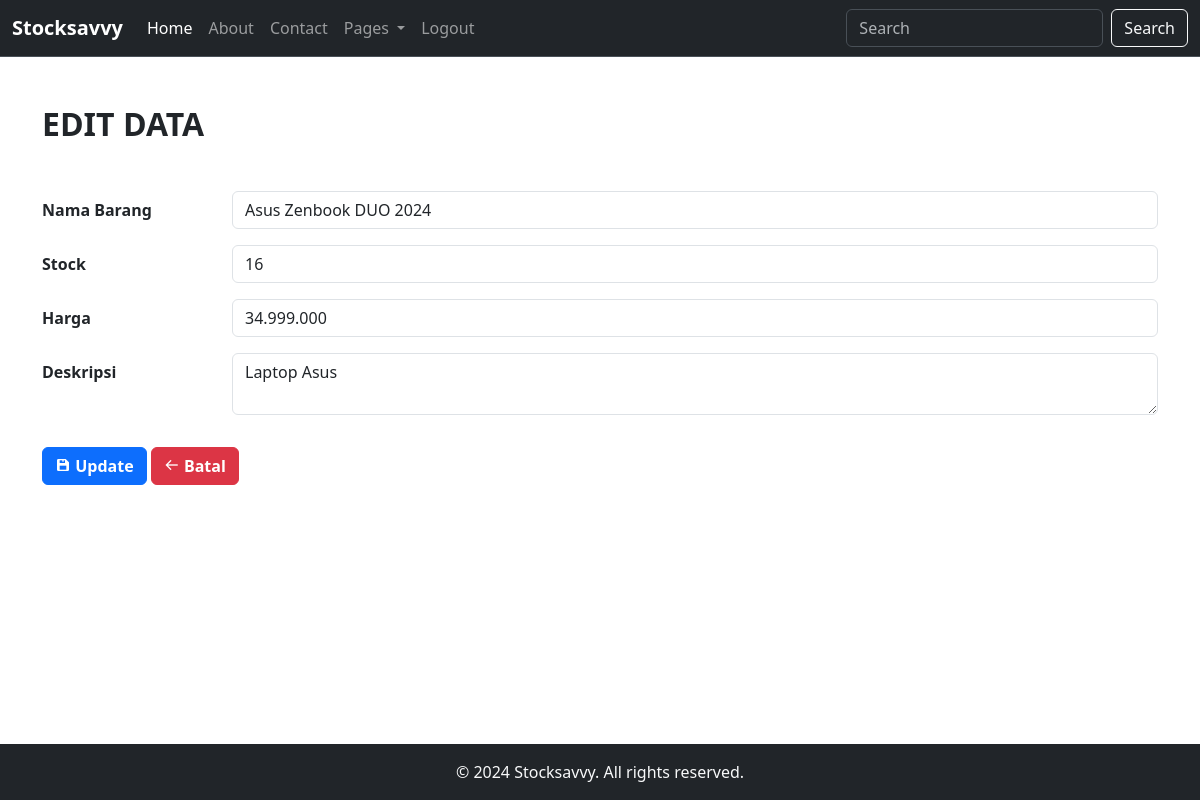
The app's page /edit.php?id=2&type=inventory&redirect=index.php (signed in) with its own data.
### tables this page shows
CREATE TABLE `tb_inventory` (
  `id` int(11) NOT NULL,
  `nama_barang` varchar(50) NOT NULL,
  `stock` int(11) NOT NULL,
  `harga` varchar(25) NOT NULL,
  `deskripsi` varchar(50) NOT NULL
);

### edit.php (the view, shortened to what this page needs)
<?php
include 'koneksi.php';
if (isset($_GET['id']) && isset($_GET['type']) && isset($_GET['redirect'])) {
    $id = $_GET['id'];
    $type = $_GET['type'];
    $redirect = $_GET['redirect'];
    switch ($type) {
        case 'inventory':
            $sql = "SELECT * FROM tb_inventory WHERE id = $id";
            break;
    }
    $result = $conn->query($sql);
    if ($result->num_rows > 0) {
        $row = $result->fetch_assoc();
    } else {
        echo "Data tidak ditemukan";
        exit();
    }
}
?>
<!DOCTYPE html>
<html>
<head>
    <link href="css/bootstrap.min.css" rel="stylesheet">
    <link href='https://unpkg.com/boxicons@2.1.4/css/boxicons.min.css' rel='stylesheet'>
</head>
<body style="padding-bottom: 80px; overflow-x: hidden;">
    <nav class="navbar navbar-expand-lg bg-dark border-bottom border-body sticky-top" data-bs-theme="dark">
      <div class="container-fluid">
        <a class="navbar-brand fw-semibold" href="index.php">Stocksavvy</a>
        <div class="collapse navbar-collapse" id="navbarNavAltMarkup">
          <ul class="navbar-nav me-auto mb-2 mb-lg-0">
            <li class="nav-item">
              <a class="nav-link active" aria-current="page" href="index.php">Home</a>
            </li>
            <li class="nav-item">
              <a class="nav-link" href="about.php">About</a>
            </li>
            <li class="nav-item">
              <a class="nav-link" href="contact.php">Contact</a>
            </li>
            <li class="nav-item dropdown">
              <a class="nav-link dropdown-toggle" href="#" role="button" data-bs-toggle="dropdown" aria-expanded="false">
                Pages
              </a>
            </li>
            <li class="nav-item">
              <a class="nav-link" href="logout.php">Logout</a>
            </li>
          </ul>
          <form class="d-flex" role="search" action="index.php" method="GET">
              <input class="form-control me-2" type="search" placeholder="Search" aria-label="Search" name="keyword">
              <button class="btn btn-outline-light" type="submit">Search</button>
          </form>
        </div>
      </div>
    </nav>
    <div class="container mt-5">
        <h2 class="mt-5 fw-semibold">EDIT DATA</h2>
        <form method="POST" action="edit.php">
            <div class="mb-3 row mt-5">
                <label for="nama_barang" class="col-sm-2 col-form-label fw-semibold">Nama Barang</label>
                <div class="col-sm-10">
                    <input type="text" class="form-control" id="nama_barang" name="nama_barang" value="<?php echo $row['nama_barang']; ?>" required>
                </div>
            </div>
            <?php if ($type == 'inventory'): ?>
            <div class="mb-3 row">
                <label for="stock" class="col-sm-2 col-form-label fw-semibold">Stock</label>
                <div class="col-sm-10">
                    <input type="number" class="form-control" id="stock" name="stock" value="<?php echo $row['stock']; ?>" required>
                </div>
            </div>
            <div class="mb-3 row">
                <label for="harga" class="col-sm-2 col-form-label fw-semibold">Harga</label>
                <div class="col-sm-10">
                    <input type="text" class="form-control" id="harga" name="harga" value="<?php echo $row['harga']; ?>" required>
                </div>
            </div>
            <div class="mb-3 row">
                <label for="deskripsi" class="col-sm-2 col-form-label fw-semibold">Deskripsi</label>
                <div class="col-sm-10">
                    <textarea class="form-control" id="deskripsi" name="deskripsi" required><?php echo $row['deskripsi']; ?></textarea>
                </div>
            </div>
            <?php endif; ?>
            <button type="submit" class="btn btn-primary fw-semibold mt-3">
                <i class='bx bxs-save'></i>
                Update
            </button>
            <a href="<?php echo $redirect; ?>" class="btn btn-danger fw-semibold mt-3">
                <i class='bx bx-arrow-back'></i>
                Batal
            </a>
        </form>
    </div>
    <footer class="bg-dark text-light text-center py-3 fixed-bottom">
        <div class="container">
            <p class="mb-0">© 2024 Stocksavvy. All rights reserved.</p>
        </div>
    </footer>
</body>
</html>

### records on screen
tb_inventory: nama_barang "Asus Zenbook DUO 2024", stock "16", harga "34.999.000", deskripsi "Laptop Asus"
